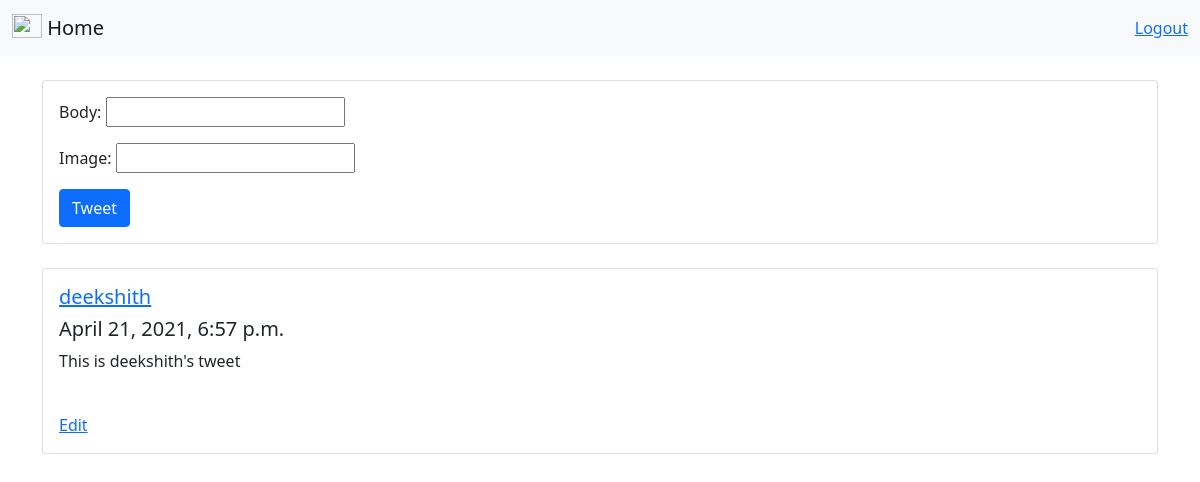
The app's page / (signed in), older data.
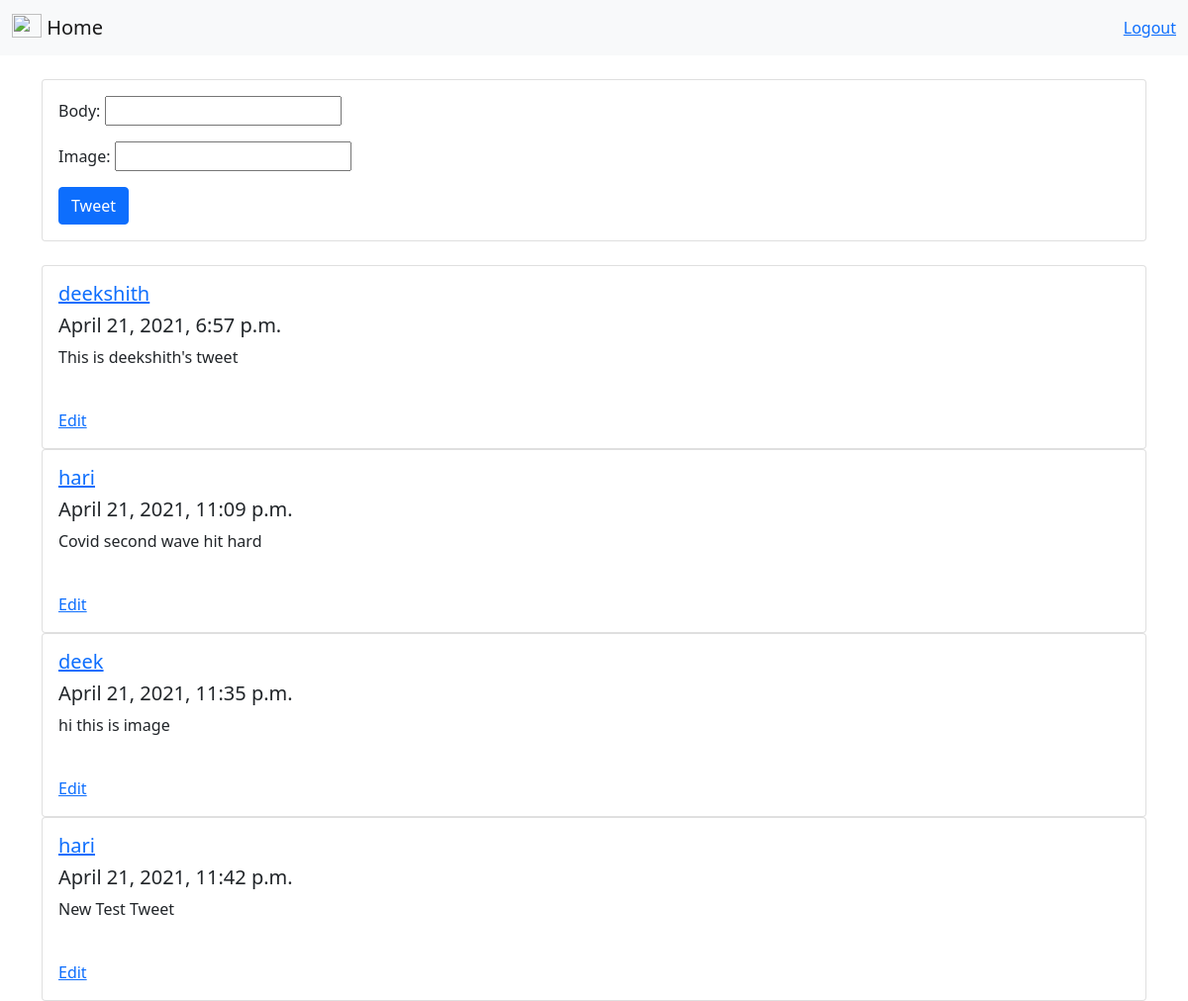
The same page, newer data.
### tweet/models.py (models this page shows)
class Tweet(models.Model):
    body = models.CharField(max_length=140)
    likes = models.IntegerField(default=0)
    image = CloudinaryField(blank=True)
    created_at = models.DateTimeField(default=timezone.now)
    updated_at = models.DateTimeField(default=timezone.now)
    name = models.ForeignKey(User, on_delete = models.CASCADE, null=True, blank=True)

### tweet/views.py (the view)
# urls.py: path('', views.home, name='home'),
@login_required
def home(request):
    form = TweetForm()
    if request.method == 'POST':
        form = TweetForm(request.POST, request.FILES)
        new_tweet = form.save(commit=False)
        new_tweet.name = request.user
        new_tweet.save()
        return redirect('home')
    context = {'tweets' : Tweet.objects.all, 'form':form}
    return render(request, 'tweet/home.html', context)

### tweet/forms.py
class TweetForm(forms.ModelForm):
    class Meta:
        model = Tweet
        fields = ['body', 'image']

### tweet/templates/tweet/home.html (shortened to what this page needs)
{% extends 'tweet/index.html' %}
{% block content %}
<!DOCTYPE html>
<html lang="en" dir="ltr">
  <head>
  </head>
  <body>
  <div class="container">
  <br/>
  <div class="card">
    <div class="card-body">
      <section>
        <form  action="{% url 'home' %}" method="post" enctype="multipart/form-data">
          {{form.as_p}}
          <button type="submit" class="btn btn-primary">Tweet</button>
        </form>
      </section>
    </div>
  </div>
  <br/>
      {% for tweet in tweets %}
      <div class="card">
        <div class="card-body">
          <h5 class="card-title"><a href="{% url 'profile' %}">{{tweet.name}}</a></h5>
          <h5>{{tweet.created_at}}</h5>
          <p class="card-text">{{tweet.body}}</p>
          <br/>
          <a href="{% url 'update_tweet' tweet.pk %}">Edit</a>
        </div>
      </div>
      {% endfor %}
    </div>
  </body>
</html>
{% endblock content %}

Row changes from the older to the newer data that the page shows:
added Tweet: name "hari", created_at "April 21, 2021, 11:09 p.m.", body "Covid second wave hit hard"
added Tweet: name "deek", created_at "April 21, 2021, 11:35 p.m.", body "hi this is image"
added Tweet: name "hari", created_at "April 21, 2021, 11:42 p.m.", body "New Test Tweet"
